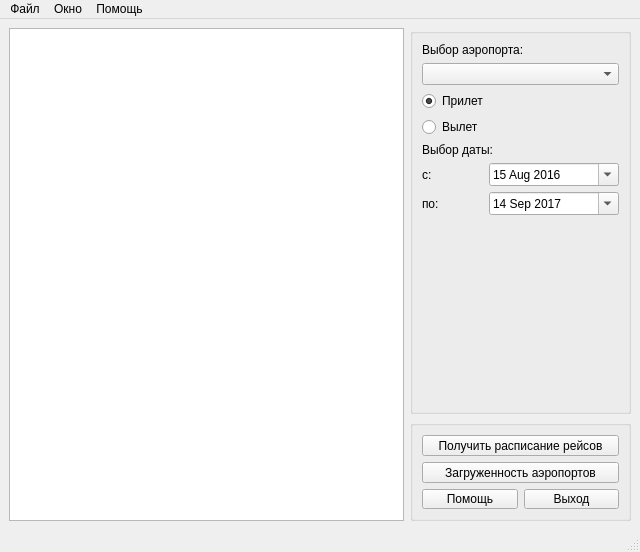
<?xml version="1.0" encoding="UTF-8"?>
<ui version="4.0">
 <class>MainWindow</class>
 <widget class="QMainWindow" name="MainWindow">
  <property name="geometry">
   <rect>
    <x>0</x>
    <y>0</y>
    <width>640</width>
    <height>552</height>
   </rect>
  </property>
  <property name="windowTitle">
   <string>Инспектор аэропортов</string>
  </property>
  <widget class="QWidget" name="centralwidget">
   <layout class="QGridLayout" name="gridLayout">
    <item row="0" column="0">
     <layout class="QHBoxLayout" name="horizontalLayout">
      <item>
       <widget class="QTableView" name="tv_tableView"/>
      </item>
     </layout>
    </item>
    <item row="0" column="1">
     <layout class="QVBoxLayout" name="verticalLayout">
      <item>
       <widget class="QGroupBox" name="groupBox">
        <property name="minimumSize">
         <size>
          <width>221</width>
          <height>0</height>
         </size>
        </property>
        <property name="maximumSize">
         <size>
          <width>221</width>
          <height>16777215</height>
         </size>
        </property>
        <property name="title">
         <string/>
        </property>
        <layout class="QGridLayout" name="gridLayout_3">
         <item row="3" column="0" colspan="2">
          <widget class="QRadioButton" name="rb_arrival">
           <property name="text">
            <string>Прилет</string>
           </property>
           <property name="checked">
            <bool>true</bool>
           </property>
          </widget>
         </item>
         <item row="1" column="0" colspan="2">
          <widget class="QComboBox" name="cb_comboBox"/>
         </item>
         <item row="5" column="0" colspan="2">
          <widget class="QLabel" name="label_2">
           <property name="text">
            <string>Выбор даты:</string>
           </property>
          </widget>
         </item>
         <item row="0" column="0" colspan="2">
          <widget class="QLabel" name="label">
           <property name="text">
            <string>Выбор аэропорта:</string>
           </property>
          </widget>
         </item>
         <item row="6" column="1">
          <widget class="QDateEdit" name="dtfrom_dateEdit">
           <property name="dateTime">
            <datetime>
             <hour>10</hour>
             <minute>55</minute>
             <second>0</second>
             <year>2016</year>
             <month>8</month>
             <day>15</day>
            </datetime>
           </property>
           <property name="maximumDateTime">
            <datetime>
             <hour>0</hour>
             <minute>0</minute>
             <second>0</second>
             <year>2017</year>
             <month>9</month>
             <day>13</day>
            </datetime>
           </property>
           <property name="minimumDateTime">
            <datetime>
             <hour>10</hour>
             <minute>55</minute>
             <second>0</second>
             <year>2016</year>
             <month>8</month>
             <day>15</day>
            </datetime>
           </property>
           <property name="maximumDate">
            <date>
             <year>2017</year>
             <month>9</month>
             <day>13</day>
            </date>
           </property>
           <property name="minimumDate">
            <date>
             <year>2016</year>
             <month>8</month>
             <day>15</day>
            </date>
           </property>
           <property name="maximumTime">
            <time>
             <hour>0</hour>
             <minute>0</minute>
             <second>0</second>
            </time>
           </property>
           <property name="minimumTime">
            <time>
             <hour>10</hour>
             <minute>55</minute>
             <second>0</second>
            </time>
           </property>
           <property name="calendarPopup">
            <bool>true</bool>
           </property>
           <property name="currentSectionIndex">
            <number>0</number>
           </property>
           <property name="date">
            <date>
             <year>2016</year>
             <month>8</month>
             <day>15</day>
            </date>
           </property>
          </widget>
         </item>
         <item row="8" column="1">
          <spacer name="verticalSpacer">
           <property name="orientation">
            <enum>Qt::Vertical</enum>
           </property>
           <property name="sizeHint" stdset="0">
            <size>
             <width>20</width>
             <height>40</height>
            </size>
           </property>
          </spacer>
         </item>
         <item row="6" column="0">
          <widget class="QLabel" name="label_3">
           <property name="minimumSize">
            <size>
             <width>0</width>
             <height>16</height>
            </size>
           </property>
           <property name="maximumSize">
            <size>
             <width>16</width>
             <height>16777215</height>
            </size>
           </property>
           <property name="text">
            <string>c:</string>
           </property>
          </widget>
         </item>
         <item row="7" column="1">
          <widget class="QDateEdit" name="dtby_dateEdit">
           <property name="dateTime">
            <datetime>
             <hour>0</hour>
             <minute>0</minute>
             <second>0</second>
             <year>2017</year>
             <month>9</month>
             <day>14</day>
            </datetime>
           </property>
           <property name="maximumDateTime">
            <datetime>
             <hour>0</hour>
             <minute>0</minute>
             <second>0</second>
             <year>2017</year>
             <month>9</month>
             <day>14</day>
            </datetime>
           </property>
           <property name="minimumDateTime">
            <datetime>
             <hour>2</hour>
             <minute>0</minute>
             <second>0</second>
             <year>2016</year>
             <month>9</month>
             <day>15</day>
            </datetime>
           </property>
           <property name="maximumDate">
            <date>
             <year>2017</year>
             <month>9</month>
             <day>14</day>
            </date>
           </property>
           <property name="minimumDate">
            <date>
             <year>2016</year>
             <month>9</month>
             <day>15</day>
            </date>
           </property>
           <property name="maximumTime">
            <time>
             <hour>0</hour>
             <minute>0</minute>
             <second>0</second>
            </time>
           </property>
           <property name="calendarPopup">
            <bool>true</bool>
           </property>
           <property name="date">
            <date>
             <year>2017</year>
             <month>9</month>
             <day>14</day>
            </date>
           </property>
          </widget>
         </item>
         <item row="7" column="0">
          <widget class="QLabel" name="label_4">
           <property name="minimumSize">
            <size>
             <width>0</width>
             <height>16</height>
            </size>
           </property>
           <property name="maximumSize">
            <size>
             <width>17</width>
             <height>16777215</height>
            </size>
           </property>
           <property name="text">
            <string>по:</string>
           </property>
          </widget>
         </item>
         <item row="4" column="0">
          <widget class="QRadioButton" name="rb_Departure">
           <property name="text">
            <string>Вылет</string>
           </property>
          </widget>
         </item>
        </layout>
       </widget>
      </item>
      <item>
       <widget class="QGroupBox" name="groupBox_2">
        <property name="minimumSize">
         <size>
          <width>221</width>
          <height>101</height>
         </size>
        </property>
        <property name="maximumSize">
         <size>
          <width>221</width>
          <height>101</height>
         </size>
        </property>
        <property name="title">
         <string/>
        </property>
        <layout class="QGridLayout" name="gridLayout_2">
         <item row="2" column="1">
          <widget class="QPushButton" name="pb_exit">
           <property name="text">
            <string>Выход</string>
           </property>
          </widget>
         </item>
         <item row="2" column="0">
          <widget class="QPushButton" name="pb_help">
           <property name="text">
            <string>Помощь</string>
           </property>
          </widget>
         </item>
         <item row="1" column="0" colspan="2">
          <widget class="QPushButton" name="pb_graphic">
           <property name="text">
            <string>Загруженность аэропортов</string>
           </property>
          </widget>
         </item>
         <item row="0" column="0" colspan="2">
          <widget class="QPushButton" name="pb_get">
           <property name="text">
            <string>Получить расписание рейсов</string>
           </property>
          </widget>
         </item>
        </layout>
       </widget>
      </item>
     </layout>
    </item>
   </layout>
  </widget>
  <widget class="QMenuBar" name="menubar">
   <property name="geometry">
    <rect>
     <x>0</x>
     <y>0</y>
     <width>640</width>
     <height>22</height>
    </rect>
   </property>
   <widget class="QMenu" name="menu">
    <property name="title">
     <string>Файл</string>
    </property>
    <addaction name="menu_settings"/>
    <addaction name="menu_exit"/>
   </widget>
   <widget class="QMenu" name="menu_2">
    <property name="title">
     <string>Окно</string>
    </property>
   </widget>
   <widget class="QMenu" name="menu_3">
    <property name="title">
     <string>Помощь</string>
    </property>
   </widget>
   <addaction name="menu"/>
   <addaction name="menu_2"/>
   <addaction name="menu_3"/>
  </widget>
  <widget class="QStatusBar" name="statusbar"/>
  <action name="menu_exit">
   <property name="text">
    <string>Выход</string>
   </property>
  </action>
  <action name="menu_settings">
   <property name="text">
    <string>Настройки</string>
   </property>
  </action>
 </widget>
 <resources/>
 <connections>
  <connection>
   <sender>pb_exit</sender>
   <signal>clicked()</signal>
   <receiver>MainWindow</receiver>
   <slot>close()</slot>
   <hints>
    <hint type="sourcelabel">
     <x>571</x>
     <y>499</y>
    </hint>
    <hint type="destinationlabel">
     <x>319</x>
     <y>275</y>
    </hint>
   </hints>
  </connection>
  <connection>
   <sender>menu_exit</sender>
   <signal>triggered()</signal>
   <receiver>MainWindow</receiver>
   <slot>close()</slot>
   <hints>
    <hint type="sourcelabel">
     <x>-1</x>
     <y>-1</y>
    </hint>
    <hint type="destinationlabel">
     <x>319</x>
     <y>275</y>
    </hint>
   </hints>
  </connection>
 </connections>
</ui>
